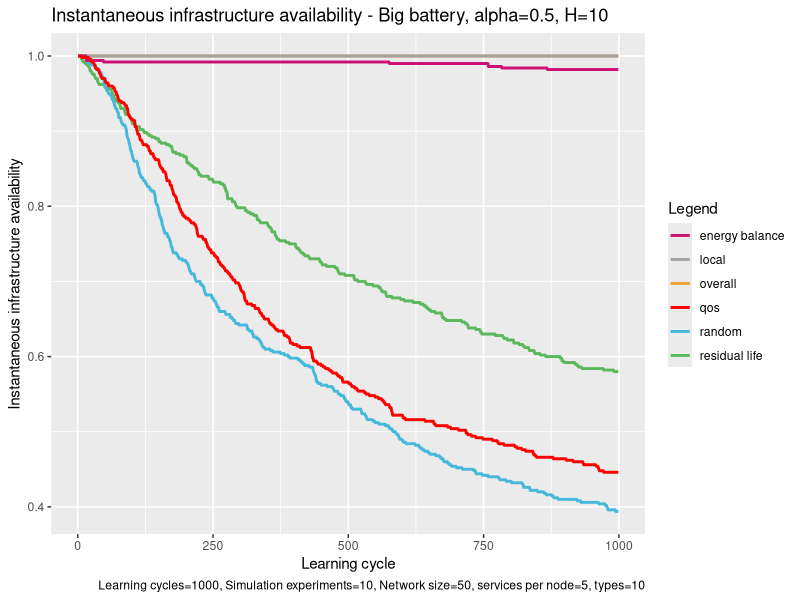

This chart was generated by the following R code:
# execute all lines: ctrl + shift + enter

library(ggplot2)

# set working directory here
setwd(dirname(rstudioapi::getSourceEditorContext()$path))

overall <- read.table("exp_assembly_overall_energy_template.txt", 
                      header = F,
                      sep = " ",
                      col.names= c("overallx", "overally")
)

random <- read.table("exp_assembly_random.txt", 
                     header = F,
                     sep = " ",
                     col.names= c("randomx", "randomy")
)

res <- read.table("exp_assembly_residual_life_template.txt", 
                  header = F,
                  sep = " ",
                  col.names= c("resx","resy")
)

local <- read.table("exp_assembly_local_energy_template.txt", 
                    header = F,
                    sep = " ",
                    col.names= c("locx","locy")
)

learning <- read.table("exp_assembly_energyAware.txt", 
                          header = F,
                          sep = " ",
                          col.names= c("enx","eny")
)

qos <- read.table("exp_assembly_QoS.txt", 
                       header = F,
                       sep = " ",
                       col.names= c("qosx","qosy")
)


overall_x <- overall$overallx
overall_y <- overall$overally

random_y <- random$randomy
res_y <- res$resy
local_y <- local$locy
energyAware_y <- learning$eny
qos_y <- qos$qosy

head(overall)

colors <- c("overall" = "#EEA236", "residual life" = "#5CB85C", "random" = "#46B8DA", "local"="gray64", "energy balance"="deeppink3", "qos"="#FF0000")

ggplot(data=local, aes(x=overall_x, col = group)) + 
  
  geom_line(aes(y = overall_y, color = "overall"), size = 1) +
  geom_line(aes(y = res_y, color = "residual life"), size = 1) +
  geom_line(aes(y = random_y, color = "random"), size = 1) +
  geom_line(aes(y = local_y, color = "local"), size = 1) +
  geom_line(aes(y = energyAware_y, color = "energy balance"), size = 1) +
  geom_line(aes(y = qos_y, color = "qos"), size = 1) +
  
  labs(x = "Learning cycle",
       y = "Instantaneous infrastructure availability",
       color = "Legend",
       title = "Instantaneous infrastructure availability - Big battery, alpha=0.5, H=10", 
       caption = "Learning cycles=1000, Simulation experiments=10, Network size=50, services per node=5, types=10") +
  
  scale_color_manual(values = colors)
